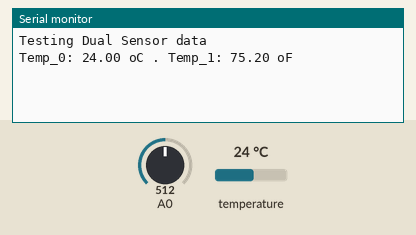
The sketch below on a simulated ESP8266 (NodeMCU). Shown: the last lines printed to the serial monitor. Inputs (shaded band) come from the test bench; at power-on: temperature 24 °C, A0 = 512.

Above: at 1.5 s.
1.6 s: temperature set to 12 °C
At 3.2 s:
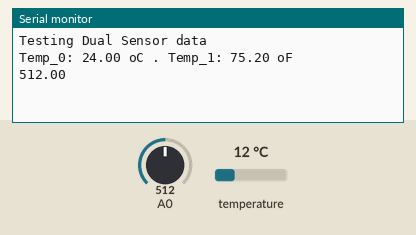
6.0 s: A0 set to 716
At 7.7 s:
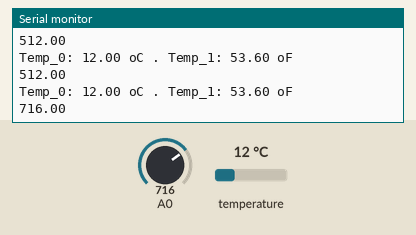
7.8 s: temperature set to 19 °C
At 9.5 s:
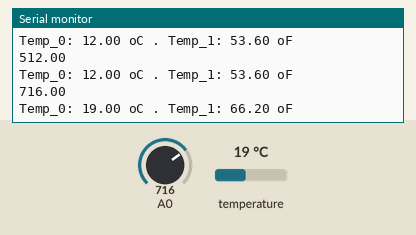
9.6 s: A0 set to 900
At 10.6 s:
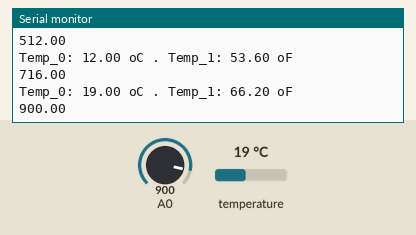
Timing chart, 0 to 12.4 s (numbered marks = the images above; inputs shaded):
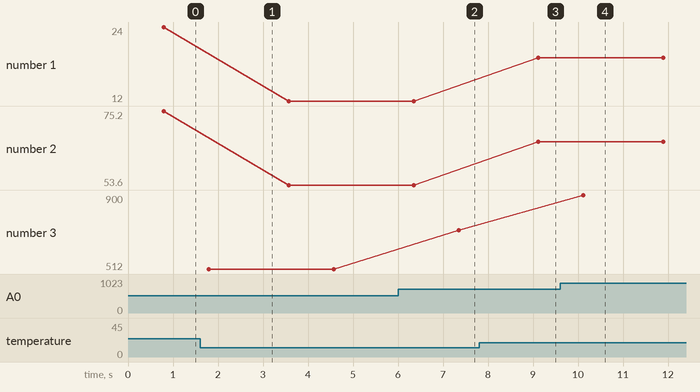

The sketch:

Node_Temp_Moist.ino
```cpp
/**************************************************************
 * Multiple Temperature Sendor Test
 *
 *  2 x OneWire Sensor: DS18B20
 *  Connected to NodeMCU D4 (or Arduino Pin 2)
 *
 * Developed by Marcelo Rovai - 25 August 2017
 **************************************************************/

#include <ESP8266WiFi.h>
#include <OneWire.h>
#include <DallasTemperature.h>
#define ONE_WIRE_BUS 2 // DS18B20 on NodeMCU pin D4
OneWire oneWire(ONE_WIRE_BUS);
DallasTemperature DS18B20(&oneWire);

void setup()
{
  Serial.begin(115200);
  DS18B20.begin();
  Serial.println("Testing Dual Sensor data");
}

void loop() {
  float temp_0;
  float temp_1;
  DS18B20.requestTemperatures();
  temp_0 = DS18B20.getTempCByIndex(0); // Sensor 0 will capture Temp in Celcius
  temp_1 = DS18B20.getTempFByIndex(0); // Sensor 0 will capture Temp in Fahrenheit

  Serial.print("Temp_0: ");
  Serial.print(temp_0);
  Serial.print(" oC . Temp_1: ");
  Serial.print(temp_1);
  Serial.println(" oF ");
  delay(1000);

  // read the input on analog pin 0:
  float moist = analogRead(A0);
  // print out the value you read:
  Serial.println(moist);
  delay(1000);
}
```

Measured:
- after the input at 6.0 s, the serial monitor: prints a new line after 1.3 s (image 2)
- after the input at 7.8 s, the serial monitor: prints a new line after 1.3 s (image 3)
- after the input at 9.6 s, the serial monitor: prints a new line after 0.52 s (image 4)
- plotted number 1: 24 → 12 after the input at 1.6 s, 12 → 19 after the input at 7.8 s
- plotted number 2: 75.2 → 53.6 after the input at 1.6 s, 53.6 → 66.2 after the input at 7.8 s
- plotted number 3: 512 → 716 after the input at 6.0 s, 716 → 900 after the input at 9.6 s
